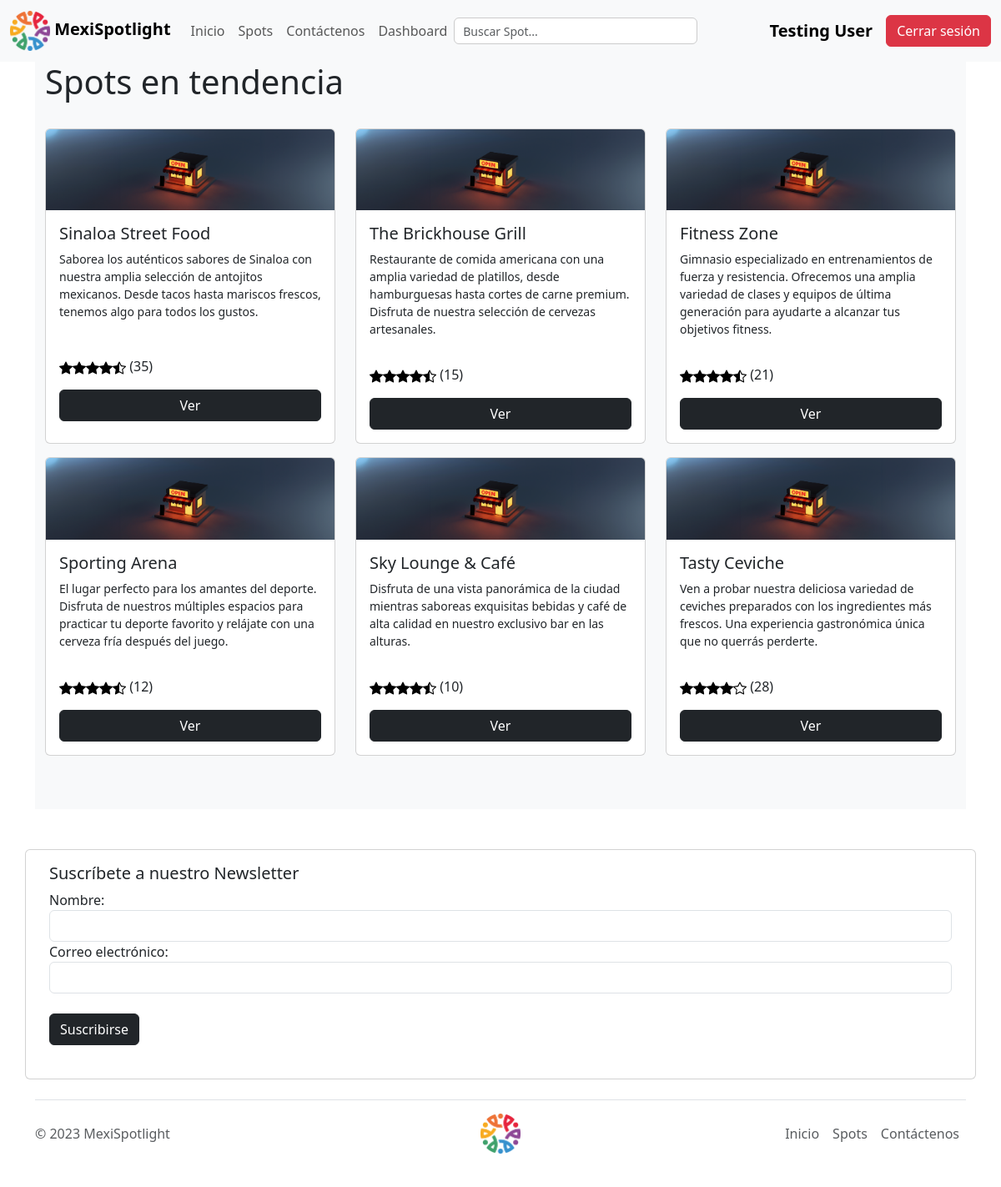
The page / (signed in) on the database its author committed.
### tables this page shows
CREATE TABLE negocios (
    id INT PRIMARY KEY AUTO_INCREMENT, Nombre VARCHAR(255) NOT NULL, Imagen VARCHAR(255), Descripcion TEXT, CoordenadaX FLOAT, CoordenadaY FLOAT, NumeroVotos INT, PuntosPromedio FLOAT
);

### index.php (the view, shortened to what this page needs)
<?php
require './conexion/config.php';
include './TEMPLATE/head.php';
?>
<?php
include './TEMPLATE/nav.php';
?>
<div id="myCarousel" class="carousel slide mb-6" data-bs-ride="carousel" data-bs-theme="light">
    <div class="carousel-indicators">
    </div>
    <div class="carousel-inner">
        <div class="carousel-item active">
            <div class="container">
                <div class="carousel-caption">
                </div>
            </div>
        </div>
    </div>
</div>
<div class="container">
    <div class="album py-5 bg-body-tertiary">
        <div class="container">
            <h1>Spots en tendencia</h1>
            <br>
            <div class="row row-cols-1 row-cols-sm-3">
                <?php
                $sql = "SELECT * FROM negocios ORDER BY PuntosPromedio DESC LIMIT 6";
                if ($resultado = $conn->query($sql)) {
                    if ($resultado->num_rows > 0) {
                        while ($row = $resultado->fetch_array()) {
                            ?>
                            <div class="col pb-3">
                                <div class="card h-100" href="./verProducto.php?id=<?= $row['id'] ?>">
                                    <img src="./images/<?= $row['Imagen'] ?>" class="card-img-top" alt="...">
                                    <div class="card-body d-flex flex-column">
                                        <h5 class="card-title">
                                            <?= $row['Nombre'] ?>
                                        </h5>
                                        <small class="card-text">
                                            <?= $row['Descripcion'] ?>
                                        </small>
                                    </div>
                                    <div class="card-body d-flex flex-column">
                                        <p class="card-text">
                                            <?php
                                            $counter = $row['PuntosPromedio'];
                                            for ($i = 0; $i < 5; $i++) {
                                                global $counter;
                                                if ($counter >= 1) {
                                                    echo '<img src="./SVG/star-fill.svg" alt="star" >';
                                                    $counter--;
                                                } else if ($counter >= 0.5) {
                                                    echo '<img src="./SVG/star-half.svg" alt="star" >';
                                                    $counter--;
                                                } else {
                                                    echo '<img src="./SVG/star.svg" alt="star">';
                                                }
                                            }
                                            echo '(' . $row['NumeroVotos'] . ')'; ?>
                                        </p>
                                        <a class="btn btn-dark" href="./verSpot.php?id=<?= $row['id'] ?>">Ver</a>
                                    </div>
                                </div>
                            </div>
                            <?php
                        }
                    } else {
                        echo '<div class="alert alert-danger"><em>Pronto agregaremos nuevos productos.</em></div>';
                    }
                } else {
                    echo "Ups! Algo salió mal. Intenta más tarde.";
                }
                ?>
            </div>
        </div>
    </div>
</div>
<div class="container mt-5">
    <div class="row">
        <div class="card">
            <div class="card-body">
                <h5 class="card-title">Suscríbete a nuestro Newsletter</h5>
                <form id="suscripcionForm" action="newsletterManager.php" method="post">
                    <div class="form-group">
                        <label for="nombre_news">Nombre:</label>
                        <input type="text" class="form-control" id="nombre_news" name="nombre_news" required>
                    </div>
                    <div class="form-group">
                        <label for="correo_news">Correo electrónico:</label>
                        <input type="email" class="form-control" id="correo_news" name="correo_news" required>
                    </div>
                    <br>
                    <button type="button" class="btn btn-dark" onclick="suscribirse()">Suscribirse</button>
                </form>
                <br>
            </div>
        </div>
    </div>
</div>
<?php
include './TEMPLATE/footer.php';
?>

### rows shown on the page
negocios: Imagen (picture), Nombre "Sinaloa Street Food", Descripcion "Saborea los auténticos sabores de Sinaloa con nuestra amplia selección de antojitos mexicanos. Desde tacos hasta mariscos frescos, tenemos algo para todos los gustos.", NumeroVotos "35"
negocios: Imagen (picture), Nombre "The Brickhouse Grill", Descripcion "Restaurante de comida americana con una amplia variedad de platillos, desde hamburguesas hasta cortes de carne premium. Disfruta de nuestra selección de cervezas artesanales.", NumeroVotos "15"
negocios: Imagen (picture), Nombre "Fitness Zone", Descripcion "Gimnasio especializado en entrenamientos de fuerza y resistencia. Ofrecemos una amplia variedad de clases y equipos de última generación para ayudarte a alcanzar tus objetivos fitness.", NumeroVotos "21"
negocios: Imagen (picture), Nombre "Sporting Arena", Descripcion "El lugar perfecto para los amantes del deporte. Disfruta de nuestros múltiples espacios para practicar tu deporte favorito y relájate con una cerveza fría después del juego.", NumeroVotos "12"
negocios: Imagen (picture), Nombre "Sky Lounge & Café", Descripcion "Disfruta de una vista panorámica de la ciudad mientras saboreas exquisitas bebidas y café de alta calidad en nuestro exclusivo bar en las alturas.", NumeroVotos "10"
negocios: Imagen (picture), Nombre "Tasty Ceviche", Descripcion "Ven a probar nuestra deliciosa variedad de ceviches preparados con los ingredientes más frescos. Una experiencia gastronómica única que no querrás perderte.", NumeroVotos "28"

### other values the page prints
$_SESSION["nombre"] "Testing User"
